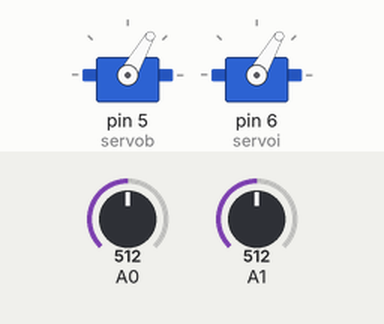
Bench run of a sketch on a simulated Arduino Leonardo, built with avr-gcc and run on an emulated ATmega32U4. Shown: 2 × servo. The test bench sets the inputs (shaded band); at power-on: A0 = 512, A1 = 512. USB keyboard and mouse output is not drawn; what the sketch prints to the serial monitor is not drawn.

Above: at 1.2 s.
1.3 s: A0 set to 716
At 2.0 s:
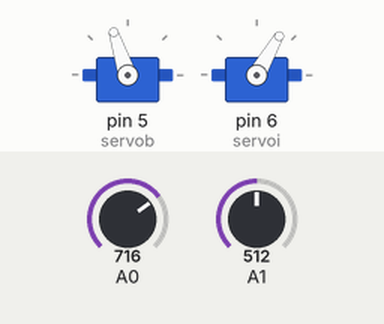
2.8 s: A1 set to 716
At 3.1 s:
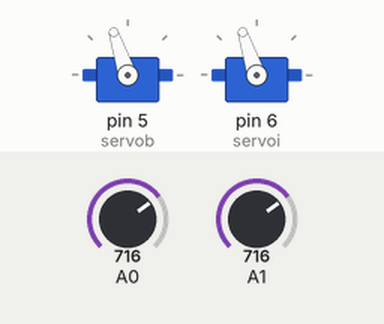
4.3 s: A0 set to 900
At 5.4 s:
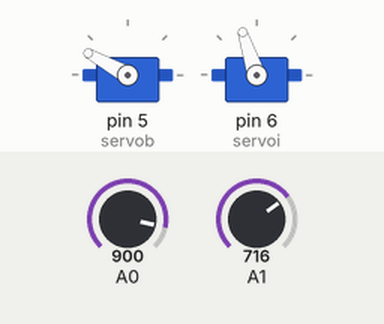
5.8 s: A1 set to 900
At 6.6 s:
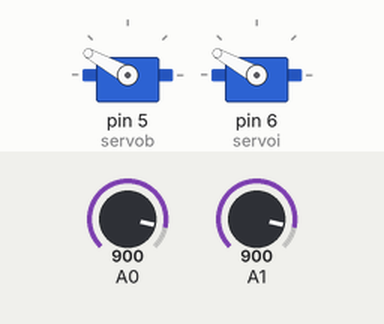
7.3 s: A0 set to 1023
At 7.7 s:
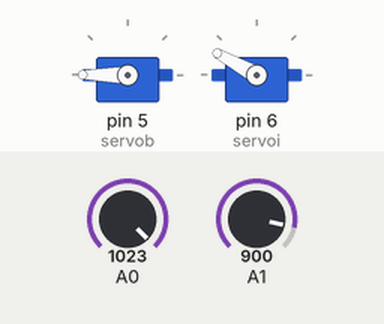
8.8 s: A1 set to 1023
At 10.1 s:
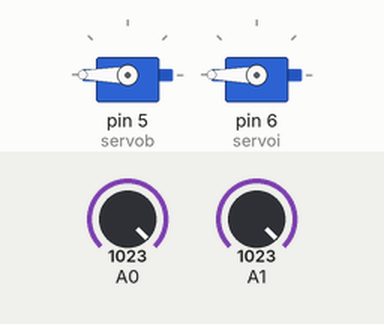
Timing chart, 0 to 11.3 s (numbered marks = the images above; inputs shaded):
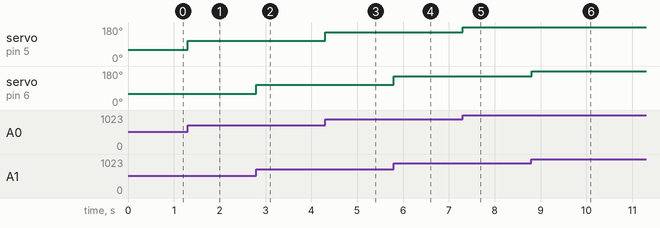

The sketch:

Code.ino
```cpp
#include <Joystick.h>
Joystick_ joystick;

#include <Servo.h>
Servo servob;
Servo servoi;

void setup() {

  Serial.begin(9600);

  servob.attach(5);
  servoi.attach(6);

  joystick.begin();

}

void loop() {

  int birincil = analogRead(A0);
  int ikincil = analogRead(A1);

  Serial.print(birincil);
  Serial.print(" ");
  Serial.println(ikincil);

  joystick.setXAxis(birincil);
  joystick.setYAxis(ikincil);

  birincil = map(birincil, 255, 1023, 0, 180);
  if(birincil < 0) birincil = 0;

  ikincil = map(ikincil, 255, 1023, 0, 180);
  if(ikincil < 0) ikincil = 0 ;

  Serial.print(birincil);
  Serial.print(" ");
  Serial.println(ikincil);

  servob.write(birincil);
  servoi.write(ikincil);

  // Servolar için delay(100);
}
```

Measured:
- after the input at 1.3 s, servo on pin 5 (servob): 60° → 108° at once
- after the input at 2.8 s, servo on pin 6 (servoi): 60° → 108° at once
- after the input at 4.3 s, servo on pin 5 (servob): 108° → 151° at once
- after the input at 5.8 s, servo on pin 6 (servoi): 108° → 151° at once
- after the input at 7.3 s, servo on pin 5 (servob): 151° → 180° at once
- after the input at 8.8 s, servo on pin 6 (servoi): 151° → 180° at once
